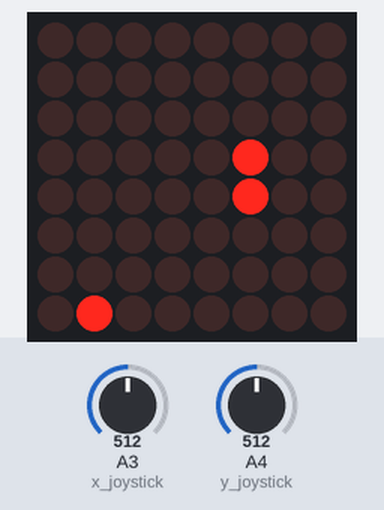
This sketch was run on a simulated Arduino Uno, built with avr-gcc and run on an emulated ATmega328P. Parts: 8×8 LED matrix. Inputs (shaded band) come from the test bench; at power-on: A3 (x_joystick) = 512, A4 (y_joystick) = 512. Random numbers use the default seed unless the sketch sets one.

Above: at 1.2 s.
1.3 s: A3 (x_joystick) set to 909
3.8 s: A3 (x_joystick) set to 934
At 4.18 s:
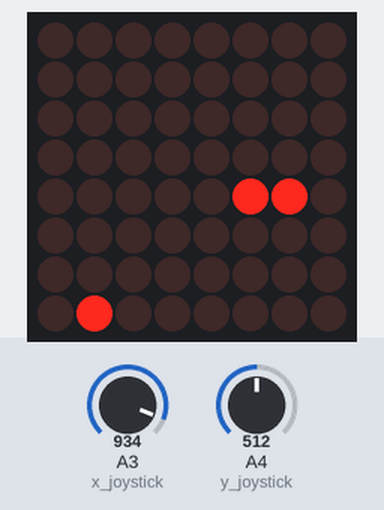
6.5 s: A4 (y_joystick) set to 109
9.5 s: A4 (y_joystick) set to 91
At 10.53 s:
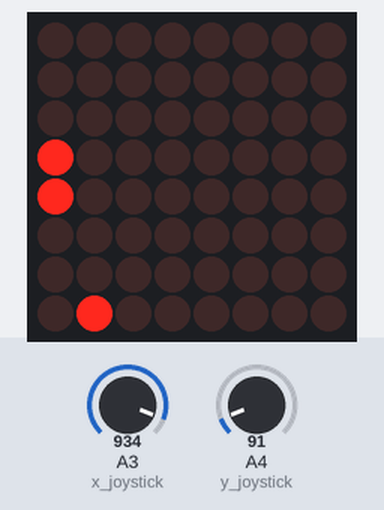
12.5 s: A3 (x_joystick) set to 910
At 12.87 s:
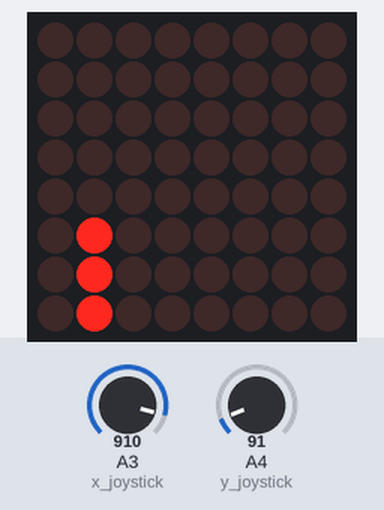
15.2 s: A3 (x_joystick) set to 930
At 15.54 s:
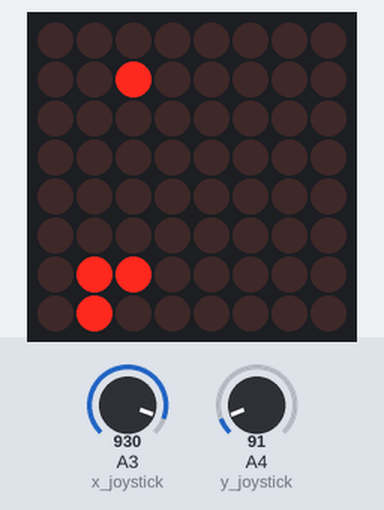
Timing chart, 0 to 18.2 s (numbered marks = the images above; inputs shaded):
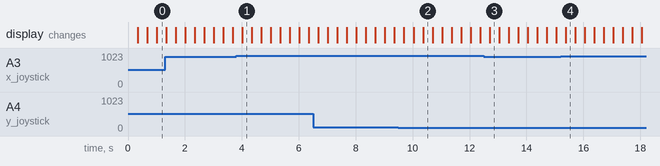

Measured:
- the behaviour switches between 920 and 921 on A3 (x_joystick) (found by bisection; images 0 and 1)
- the behaviour switches between 100 and 99 on A4 (y_joystick) (found by bisection; images 1 and 2)

The sketch:

Snake_Game.ino
```cpp
#include <LedControl.h>

//structura pentru sarpe
typedef struct Sarpe Sarpe;
struct Sarpe{
  int cap[2];            //coordonatele pentru capul sarpelui: (randul, coloana)
  int corp[40][2];       //un vector care contine indecsii pentru (randul, coloana)
  int lungime;           //lungimea corpului sarpelui fara cap
  int directie[2];       //dir[0] este axa x (modific coloanele) si dir[1] este axa y (modific randurile)
};

//structura pentru hrana
typedef struct Hrana Hrana;
struct Hrana{
  int randul;  //pozitia de pe rand
  int coloana; //pozitia de pe coloana
};

//MAX7219 Matrice cu led-uri
const int DIN =12;
const int CS =11;
const int CLK = 10;
LedControl lc = LedControl(DIN, CLK, CS,1);

const int x_joystick = A3; //valoarea coordonatei x de pe joystick
const int y_joystick = A4;  //valoarea coordonatei x de pe joystick

byte pic[8] = {0,0,0,0,0,0,0,0}; //cele 8 randuri din matricea de led-uri

//initializare obiect de tip Sarpe
Sarpe sarpe = {{1,5},{{0,5}, {1,5}}, 2, {1,0}};

//initializare obiect de tip Hrana
Hrana hrana = {(int)random(0,8),(int)random(0,8)};

//variabile pentru a retine timpul curent
float timp_vechi = 0;
float timer = 0;
float updateRate = 3;

int i,j;

void setup() {
  lc.shutdown(0,false);
  lc.setIntensity(0,8);
  lc.clearDisplay(0);

  //setam pinii joystick-ului ca input
  pinMode(x_joystick, INPUT);
  pinMode(y_joystick, INPUT);
}

void loop() {

  float deltaTime = calculateDeltaTime();
  timer += deltaTime;

  int x = analogRead(x_joystick);
  int y = analogRead(y_joystick);

  if(x<100 && sarpe.directie[1]==0){ //daca vrem sa mergem in stanga si sarpele nu se misca pe axa x
    sarpe.directie[0] = 0;              //atunci axa y ramane la fel, adica nu se va misca pe ea
    sarpe.directie[1] = -1;             //si se va deplasa la stanga pe axa x, adica ne deplasam pe coloane
  }else if(x >920 && sarpe.directie[1]==0){
    sarpe.directie[0] = 0;
    sarpe.directie[1] = 1;
  }else if(y<100 && sarpe.directie[0]==0){
    sarpe.directie[0] = -1;
    sarpe.directie[1] = 0;
  }else if(y >920 && sarpe.directie[0]==0){
    sarpe.directie[0] = 1;
    sarpe.directie[1] = 0;
  }

  //Actualizare
  if(timer > 1000/updateRate){
    timer = 0;
    Actualizare();
  }

  Setare();

}

float calculateDeltaTime(){
  float timp_curent = millis(); //masuram timpul in milisecunde de la momentul pornirii programului
  float durata = timp_curent - timp_vechi;  //calculam cat a durat sa parcurga o bucla
  timp_vechi = timp_curent; //salvam timpul de la trecerea in utlima bucla
  return durata;
}

void reset(){
  for(int j=0;j<8;j++){
    pic[j] = 0;
  }
}
void Actualizare(){
  reset(); //resetam matricea

  int sarpe_cap_nou[2] = {sarpe.cap[0]+sarpe.directie[0], sarpe.cap[1]+sarpe.directie[1]}; //noul cap al sarpelui devine capul vechi

  //daca sarpele iese din matrice
  if(sarpe_cap_nou[0]==8){ //daca capul sarpelui iese din matrice (intra in perete) prin dreapta, atunci acesta va reveni pe coloana 0
    sarpe_cap_nou[0]=0;     //de pe acelasi rand
  }else if(sarpe_cap_nou[0]==-1){
    sarpe_cap_nou[0] = 7;
  }else if(sarpe_cap_nou[1]==8){
    sarpe_cap_nou[1]=0;
  }else if(sarpe_cap_nou[1]==-1){
    sarpe_cap_nou[1]=7;
  }

  //verificam daca sarpele se loveste de el
   for(j=0; j<sarpe.lungime; j++){
    if(sarpe.corp[j][0] == sarpe_cap_nou[0] && sarpe.corp[j][1] == sarpe_cap_nou[1]){ //daca capul acestuia ajunge in locul ultimei parti din corp
      //atunci facem o pauza de 1 secunda si resetam jocul, deoarece am pierdut
      delay(1000);
      sarpe = {{1,5},{{0,5}, {1,5}}, 2, {1,0}};       //reinitializam obiectul de tip sarpe
      hrana = {(int)random(0,8),(int)random(0,8)};  //reinitializam obiectul de tip sarpe
      return;
    }
  }

  //verificam daca sarpele s-a hranit
  if(sarpe_cap_nou[0] == hrana.randul && sarpe_cap_nou[1] == hrana.coloana){
    sarpe.lungime = sarpe.lungime+1; //daca da atunci ii crestem lungimea si ii dam alta pozitie random mancarii
    hrana.randul = (int)random(0,8);
    hrana.coloana = (int)random(0,8);
  }else{
    removeFirst(); //daca nu, mutam pozitia sarpelui spre stanga cu o pozitie
  }

  sarpe.corp[sarpe.lungime-1][0]= sarpe_cap_nou[0];
  sarpe.corp[sarpe.lungime-1][1]= sarpe_cap_nou[1];

  sarpe.cap[0] = sarpe_cap_nou[0];
  sarpe.cap[1] = sarpe_cap_nou[1];

  //actualizam noua matrice cu noua lungime a sarpelui si cu noua pozitie aleasa random a hranei prin  shiftarea cu 7
  for(j=0;j<sarpe.lungime;j++){
    pic[sarpe.corp[j][0]] |= 128 >> sarpe.corp[j][1]; //shiftam la dreapta pentru a aprinde led-urile pe pozitiile noi ale sarpelui+hrana
  }
  pic[hrana.randul] |= 128 >> hrana.coloana;

}

void Setare(){ //aici setam LED-urile de pe randuri

   for(i=0;i<8;i++){
    lc.setRow(0,i,pic[i]);
   }
}

void removeFirst(){
  for(j=1;j<sarpe.lungime;j++){
    sarpe.corp[j-1][0] = sarpe.corp[j][0];
    sarpe.corp[j-1][1] = sarpe.corp[j][1];
  }
}
```
